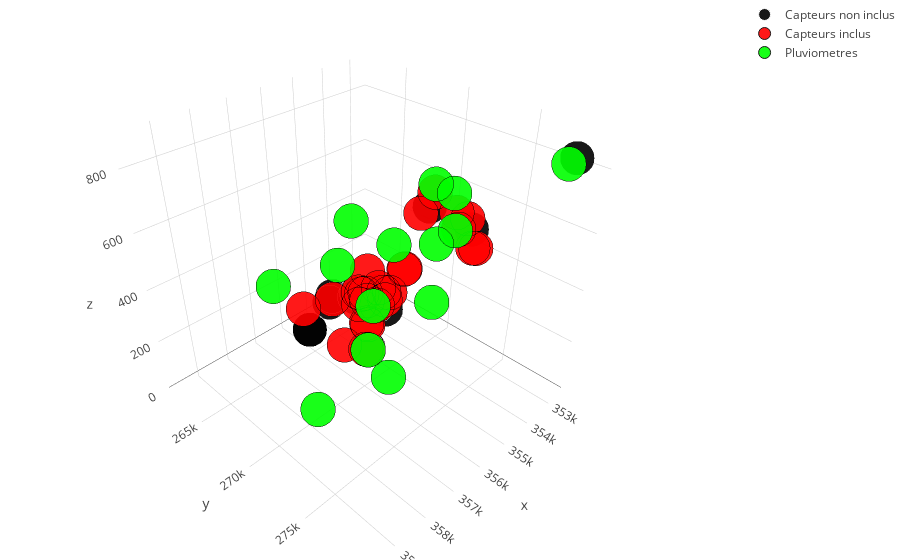
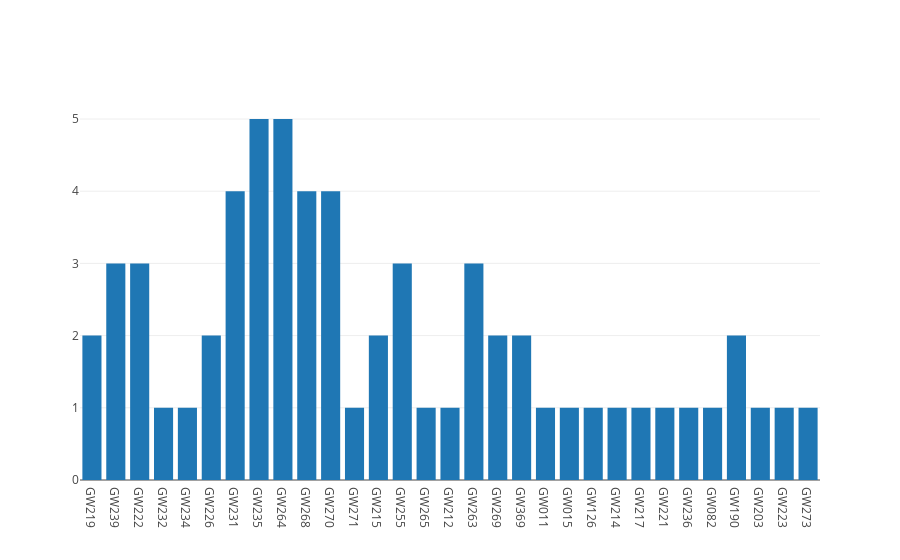
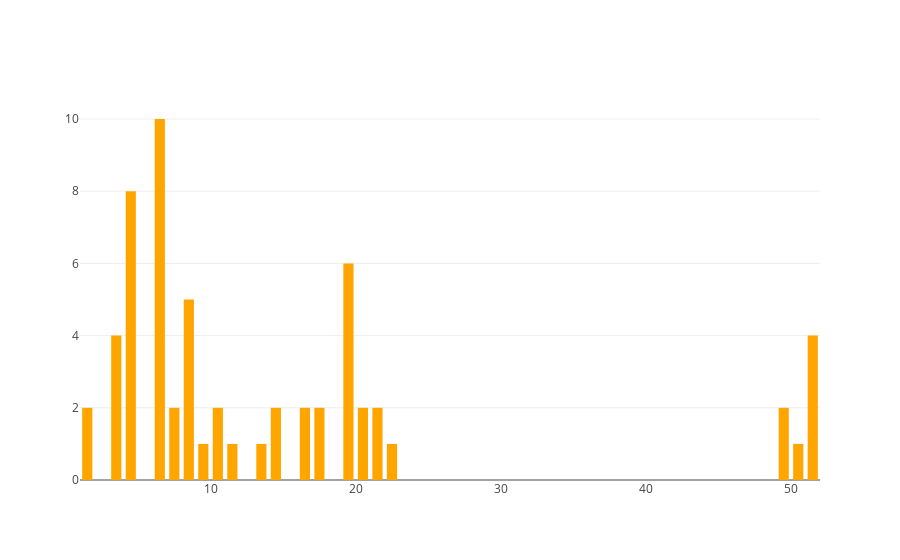
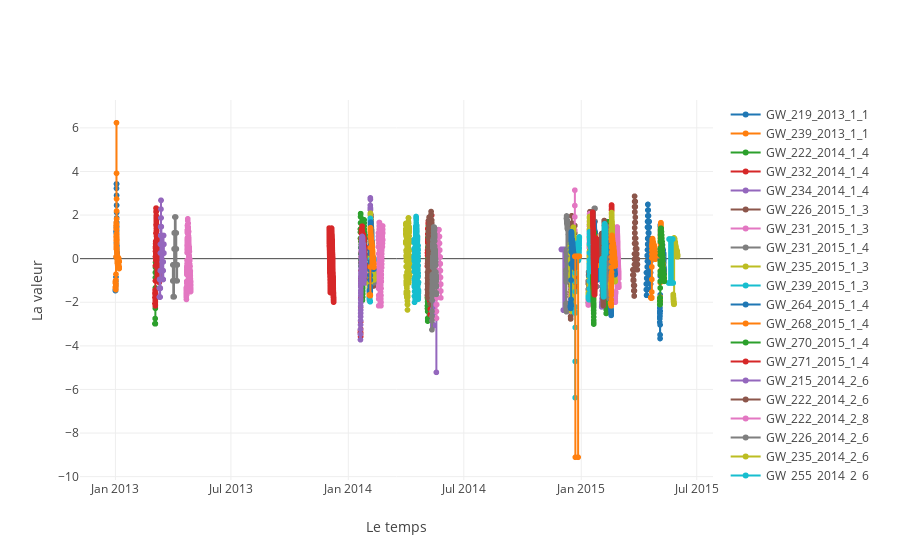

Here is the notebook cell these charts were saved with, in order:
### Markdown cell above
### n_obs: numéro du cluster analysé

### Code cell
n_obs = 0
cluster_GW.geo.plotly_3D(cluster_GW.cluster_by_name[n_obs])
cluster_GW.geo.distance_matrix()
cluster_GW.ploter.plot_histo_2(n_obs)
cluster_GW.clust_hoverview(n_obs)

### Figure 1 — Plotly figure (JSON) as saved in the notebook; plotly's stock layout.template omitted (floating-point values rounded to 4 significant figures)
{"data": [{"hovertext": ["GW071", "GW200", "GW201", "GW202", "GW204", "GW205", "GW211", "GW218", "GW220", "GW225", "GW227", "GW266", "GW361", "GW362", "GW364", "GW366", "GW367", "GW368", "GW378", "GW379", "GW380", "GW381"], "marker": {"color": "rgb(0, 0, 0)", "line": {"color": "rgb(255, 255, 255)", "width": 1}, "opacity": 0.9, "size": 12, "symbol": "circle"}, "mode": "markers", "name": "Capteurs non inclus", "type": "scatter3d", "x": [353502, 353363, 353241, 353266, 353443, 353475, 352956, 353466, 352859, 354134, 353694, 356460, 355045, 355112, 355588, 353682, 358986, 358984, 358672, 358792, 353316, 354115], "y": [266062, 262884, 263418, 263435, 262807, 262884, 264736, 265009, 263479, 261830, 263213, 275502, 267983, 268132, 276561, 279098, 273539, 273536, 274392, 274521, 263784, 261954], "z": [28.01, 16.04, 21.5, 21.5, 18.2, 20.7, 17.34, 12.72, 5.523, 4.319, 23.47, 801.6, 13.62, 14.43, 714.9, 874.9, 542.8, 542.9, 647.6, 640.4, 14.29, 8.24]}, {"hovertext": ["GW011", "GW015", "GW082", "GW126", "GW190", "GW203", "GW212", "GW214", "GW215", "GW219", "GW221", "GW222", "GW223", "GW226", "GW231", "GW232", "GW234", "GW235", "GW236", "GW239", "GW263", "GW264", "GW268", "GW269", "GW270", "GW271", "GW369"], "marker": {"color": "rgb(255, 0, 0)", "line": {"color": "rgb(0, 0, 0)", "width": 1}, "opacity": 0.9, "size": 12, "symbol": "circle"}, "mode": "markers", "name": "Capteurs inclus", "type": "scatter3d", "x": [354496, 359430, 353732, 357185, 357159, 353301, 352719, 352742, 353412, 355137, 352649, 353186, 353396, 354134, 355386, 353289, 353421, 354213, 354252, 355119, 357581, 356261, 356536, 355521, 356308, 356229, 354382], "y": [274914, 274526, 263743, 275589, 275590, 263386, 264028, 264728, 263858, 267953, 263279, 265243, 264909, 261830, 266404, 262598, 263297, 265778, 265992, 268130, 274049, 275381, 275134, 276143, 277034, 276707, 274922], "z": [560.3, 664.3, 4.46, 664.6, 664.5, 21.6, 6.01, 23.4, 5.34, 13, 4.26, 30.77, 10.35, 4.319, 3.712, 5.5, 23.09, 4.31, 5.42, 14.3, 645.4, 829.4, 779.6, 733.7, 762.7, 798.5, 553.2]}, {"hovertext": ["RG007", "RG009", "RG010", "RG011", "RG012", "RG013", "RG014", "RG018", "RG019", "RG023", "RG024", "RG026", "RG027", "RG028"], "marker": {"color": "rgb(0, 255, 0)", "line": {"color": "rgb(0, 0, 0)", "width": 1}, "opacity": 0.9, "size": 12, "symbol": "circle"}, "mode": "markers", "name": "Pluviometres", "type": "scatter3d", "x": [353648, 359693, 358192, 353659, 358059, 356121, 355121, 354572, 356083, 358709, 356252, 355050, 352840, 357484], "y": [265083, 273310, 274507, 278688, 271044, 272373, 268146, 272454, 275066, 274920, 276747, 274330, 269090, 275544], "z": [27.19, 712.3, 829.4, 851.0, 90.34, 108.1, 14.39, 523.0, 837.2, 750, 750, 750, 100, 750]}], "layout": {"margin": {"b": 0, "l": 0, "r": 0, "t": 0}}}

### Figure 2 — Plotly figure (JSON) as saved in the notebook; plotly's stock layout.template omitted (floating-point values rounded to 4 significant figures)
{"data": [{"histfunc": "count", "name": "count captors", "type": "histogram", "x": ["GW219", "GW239", "GW222", "GW232", "GW234", "GW226", "GW231", "GW231", "GW235", "GW239", "GW264", "GW268", "GW270", "GW271", "GW215", "GW222", "GW222", "GW226", "GW235", "GW255", "GW264", "GW265", "GW212", "GW215", "GW263", "GW264", "GW264", "GW268", "GW268", "GW269", "GW270", "GW369", "GW011", "GW219", "GW231", "GW263", "GW015", "GW231", "GW235", "GW235", "GW126", "GW263", "GW214", "GW217", "GW221", "GW236", "GW255", "GW270", "GW082", "GW190", "GW235", "GW268", "GW369", "GW255", "GW190", "GW203", "GW223", "GW239", "GW264", "GW269", "GW270", "GW273"]}], "layout": {}}

### Figure 3 — Plotly figure (JSON) as saved in the notebook; plotly's stock layout.template omitted (floating-point values rounded to 4 significant figures)
{"data": [{"autobinx": false, "histfunc": "count", "marker": {"color": "orange"}, "name": "count weeks", "type": "histogram", "x": ["01", "01", "04", "04", "04", "03", "03", "04", "03", "03", "04", "04", "04", "04", "06", "06", "08", "06", "06", "06", "06", "06", "07", "08", "06", "06", "09", "07", "08", "06", "08", "08", "10", "10", "11", "13", "17", "14", "14", "16", "16", "17", "19", "19", "20", "19", "21", "20", "22", "21", "19", "19", "19", "49", "49", "51", "51", "50", "51", "52", "51", "52"], "xbins": {"end": 52, "size": 1, "start": 1}}], "layout": {"bargroupgap": 0.3}}

### Figure 4 — Plotly figure (JSON) as saved in the notebook; plotly's stock layout.template omitted (floating-point values rounded to 4 significant figures; data arrays with more than 128 entries replaced by an {"elided": "..."} marker saying what was removed)
{"data": [{"mode": "markers+lines", "name": "GW_219_2013_1_1", "type": "scattergl", "x": {"elided": "144 str values"}, "y": {"elided": "144 float values"}}, {"mode": "markers+lines", "name": "GW_239_2013_1_1", "type": "scattergl", "x": {"elided": "144 str values"}, "y": {"elided": "144 float values"}}, {"mode": "markers+lines", "name": "GW_222_2014_1_4", "type": "scattergl", "x": {"elided": "168 str values"}, "y": {"elided": "168 float values"}}, {"mode": "markers+lines", "name": "GW_232_2014_1_4", "type": "scattergl", "x": {"elided": "168 str values"}, "y": {"elided": "168 float values"}}, {"mode": "markers+lines", "name": "GW_234_2014_1_4", "type": "scattergl", "x": {"elided": "168 str values"}, "y": {"elided": "168 float values"}}, {"mode": "markers+lines", "name": "GW_226_2015_1_3", "type": "scattergl", "x": {"elided": "168 str values"}, "y": {"elided": "168 float values"}}, {"mode": "markers+lines", "name": "GW_231_2015_1_3", "type": "scattergl", "x": {"elided": "168 str values"}, "y": {"elided": "168 float values"}}, {"mode": "markers+lines", "name": "GW_231_2015_1_4", "type": "scattergl", "x": {"elided": "168 str values"}, "y": {"elided": "168 float values"}}, {"mode": "markers+lines", "name": "GW_235_2015_1_3", "type": "scattergl", "x": {"elided": "168 str values"}, "y": {"elided": "168 float values"}}, {"mode": "markers+lines", "name": "GW_239_2015_1_3", "type": "scattergl", "x": {"elided": "168 str values"}, "y": {"elided": "168 float values"}}, {"mode": "markers+lines", "name": "GW_264_2015_1_4", "type": "scattergl", "x": {"elided": "168 str values"}, "y": {"elided": "168 float values"}}, {"mode": "markers+lines", "name": "GW_268_2015_1_4", "type": "scattergl", "x": {"elided": "168 str values"}, "y": {"elided": "168 float values"}}, {"mode": "markers+lines", "name": "GW_270_2015_1_4", "type": "scattergl", "x": {"elided": "168 str values"}, "y": {"elided": "168 float values"}}, {"mode": "markers+lines", "name": "GW_271_2015_1_4", "type": "scattergl", "x": {"elided": "168 str values"}, "y": {"elided": "168 float values"}}, {"mode": "markers+lines", "name": "GW_215_2014_2_6", "type": "scattergl", "x": {"elided": "168 str values"}, "y": {"elided": "168 float values"}}, {"mode": "markers+lines", "name": "GW_222_2014_2_6", "type": "scattergl", "x": {"elided": "168 str values"}, "y": {"elided": "168 float values"}}, {"mode": "markers+lines", "name": "GW_222_2014_2_8", "type": "scattergl", "x": {"elided": "168 str values"}, "y": {"elided": "168 float values"}}, {"mode": "markers+lines", "name": "GW_226_2014_2_6", "type": "scattergl", "x": {"elided": "167 str values"}, "y": {"elided": "167 float values"}}, {"mode": "markers+lines", "name": "GW_235_2014_2_6", "type": "scattergl", "x": {"elided": "168 str values"}, "y": {"elided": "168 float values"}}, {"mode": "markers+lines", "name": "GW_255_2014_2_6", "type": "scattergl", "x": {"elided": "168 str values"}, "y": {"elided": "168 float values"}}, {"mode": "markers+lines", "name": "GW_264_2014_2_6", "type": "scattergl", "x": {"elided": "168 str values"}, "y": {"elided": "168 float values"}}, {"mode": "markers+lines", "name": "GW_265_2014_2_6", "type": "scattergl", "x": {"elided": "168 str values"}, "y": {"elided": "168 float values"}}, {"mode": "markers+lines", "name": "GW_212_2015_2_7", "type": "scattergl", "x": {"elided": "167 str values"}, "y": {"elided": "167 float values"}}, {"mode": "markers+lines", "name": "GW_215_2015_2_8", "type": "scattergl", "x": {"elided": "168 str values"}, "y": {"elided": "168 float values"}}, {"mode": "markers+lines", "name": "GW_263_2015_2_6", "type": "scattergl", "x": {"elided": "168 str values"}, "y": {"elided": "168 float values"}}, {"mode": "markers+lines", "name": "GW_264_2015_2_6", "type": "scattergl", "x": {"elided": "168 str values"}, "y": {"elided": "168 float values"}}, {"mode": "markers+lines", "name": "GW_264_2015_2_9", "type": "scattergl", "x": {"elided": "143 str values"}, "y": {"elided": "143 float values"}}, {"mode": "markers+lines", "name": "GW_268_2015_2_7", "type": "scattergl", "x": {"elided": "168 str values"}, "y": {"elided": "168 float values"}}, {"mode": "markers+lines", "name": "GW_268_2015_2_8", "type": "scattergl", "x": {"elided": "168 str values"}, "y": {"elided": "168 float values"}}, {"mode": "markers+lines", "name": "GW_269_2015_2_6", "type": "scattergl", "x": {"elided": "168 str values"}, "y": {"elided": "168 float values"}}, {"mode": "markers+lines", "name": "GW_270_2015_2_8", "type": "scattergl", "x": {"elided": "168 str values"}, "y": {"elided": "168 float values"}}, {"mode": "markers+lines", "name": "GW_369_2015_2_8", "type": "scattergl", "x": {"elided": "168 str values"}, "y": {"elided": "168 float values"}}, {"mode": "markers+lines", "name": "GW_011_2013_3_10", "type": "scattergl", "x": {"elided": "168 str values"}, "y": {"elided": "168 float values"}}, {"mode": "markers+lines", "name": "GW_219_2013_3_10", "type": "scattergl", "x": {"elided": "168 str values"}, "y": {"elided": "168 float values"}}, {"mode": "markers+lines", "name": "GW_231_2013_3_11", "type": "scattergl", "x": {"elided": "168 str values"}, "y": {"elided": "168 float values"}}, {"mode": "markers+lines", "name": "GW_263_2015_3_13", "type": "scattergl", "x": {"elided": "168 str values"}, "y": {"elided": "168 float values"}}, {"mode": "markers+lines", "name": "GW_015_2013_4_17", "type": "scattergl", "x": {"elided": "168 str values"}, "y": {"elided": "168 float values"}}, {"mode": "markers+lines", "name": "GW_231_2013_4_14", "type": "scattergl", "x": {"elided": "167 str values"}, "y": {"elided": "167 float values"}}, {"mode": "markers+lines", "name": "GW_235_2014_4_14", "type": "scattergl", "x": {"elided": "144 str values"}, "y": {"elided": "144 float values"}}, {"mode": "markers+lines", "name": "GW_235_2014_4_16", "type": "scattergl", "x": {"elided": "168 str values"}, "y": {"elided": "168 float values"}}, {"mode": "markers+lines", "name": "GW_126_2015_4_16", "type": "scattergl", "x": {"elided": "168 str values"}, "y": {"elided": "168 float values"}}, {"mode": "markers+lines", "name": "GW_263_2015_4_17", "type": "scattergl", "x": {"elided": "168 str values"}, "y": {"elided": "168 float values"}}, {"mode": "markers+lines", "name": "GW_214_2014_5_19", "type": "scattergl", "x": {"elided": "167 str values"}, "y": {"elided": "167 float values"}}, {"mode": "markers+lines", "name": "GW_217_2014_5_19", "type": "scattergl", "x": {"elided": "168 str values"}, "y": {"elided": "168 float values"}}, {"mode": "markers+lines", "name": "GW_221_2014_5_20", "type": "scattergl", "x": {"elided": "168 str values"}, "y": {"elided": "168 float values"}}, {"mode": "markers+lines", "name": "GW_236_2014_5_19", "type": "scattergl", "x": {"elided": "168 str values"}, "y": {"elided": "168 float values"}}, {"mode": "markers+lines", "name": "GW_255_2014_5_21", "type": "scattergl", "x": {"elided": "168 str values"}, "y": {"elided": "168 float values"}}, {"mode": "markers+lines", "name": "GW_270_2014_5_20", "type": "scattergl", "x": {"elided": "168 str values"}, "y": {"elided": "168 float values"}}, {"mode": "markers+lines", "name": "GW_082_2015_5_22", "type": "scattergl", "x": {"elided": "168 str values"}, "y": {"elided": "168 float values"}}, {"mode": "markers+lines", "name": "GW_190_2015_5_21", "type": "scattergl", "x": {"elided": "168 str values"}, "y": {"elided": "168 float values"}}, {"mode": "markers+lines", "name": "GW_235_2015_5_19", "type": "scattergl", "x": {"elided": "167 str values"}, "y": {"elided": "167 float values"}}, {"mode": "markers+lines", "name": "GW_268_2015_5_19", "type": "scattergl", "x": {"elided": "168 str values"}, "y": {"elided": "168 float values"}}, {"mode": "markers+lines", "name": "GW_369_2015_5_19", "type": "scattergl", "x": {"elided": "168 str values"}, "y": {"elided": "168 float values"}}, {"mode": "markers+lines", "name": "GW_255_2013_12_49", "type": "scattergl", "x": {"elided": "168 str values"}, "y": {"elided": "168 float values"}}, {"mode": "markers+lines", "name": "GW_190_2014_12_49", "type": "scattergl", "x": {"elided": "138 str values"}, "y": {"elided": "138 float values"}}, {"mode": "markers+lines", "name": "GW_203_2014_12_51", "type": "scattergl", "x": {"elided": "168 str values"}, "y": {"elided": "168 float values"}}, {"mode": "markers+lines", "name": "GW_223_2014_12_51", "type": "scattergl", "x": {"elided": "168 str values"}, "y": {"elided": "168 float values"}}, {"mode": "markers+lines", "name": "GW_239_2014_12_50", "type": "scattergl", "x": {"elided": "151 str values"}, "y": {"elided": "151 float values"}}, {"mode": "markers+lines", "name": "GW_264_2014_12_51", "type": "scattergl", "x": {"elided": "168 str values"}, "y": {"elided": "168 float values"}}, {"mode": "markers+lines", "name": "GW_269_2014_12_52", "type": "scattergl", "x": {"elided": "168 str values"}, "y": {"elided": "168 float values"}}, {"mode": "markers+lines", "name": "GW_270_2014_12_51", "type": "scattergl", "x": {"elided": "168 str values"}, "y": {"elided": "168 float values"}}, {"mode": "markers+lines", "name": "GW_273_2014_12_52", "type": "scattergl", "x": {"elided": "168 str values"}, "y": {"elided": "168 float values"}}], "layout": {"xaxis": {"title": "Le temps"}, "yaxis": {"title": "La valeur"}}}
